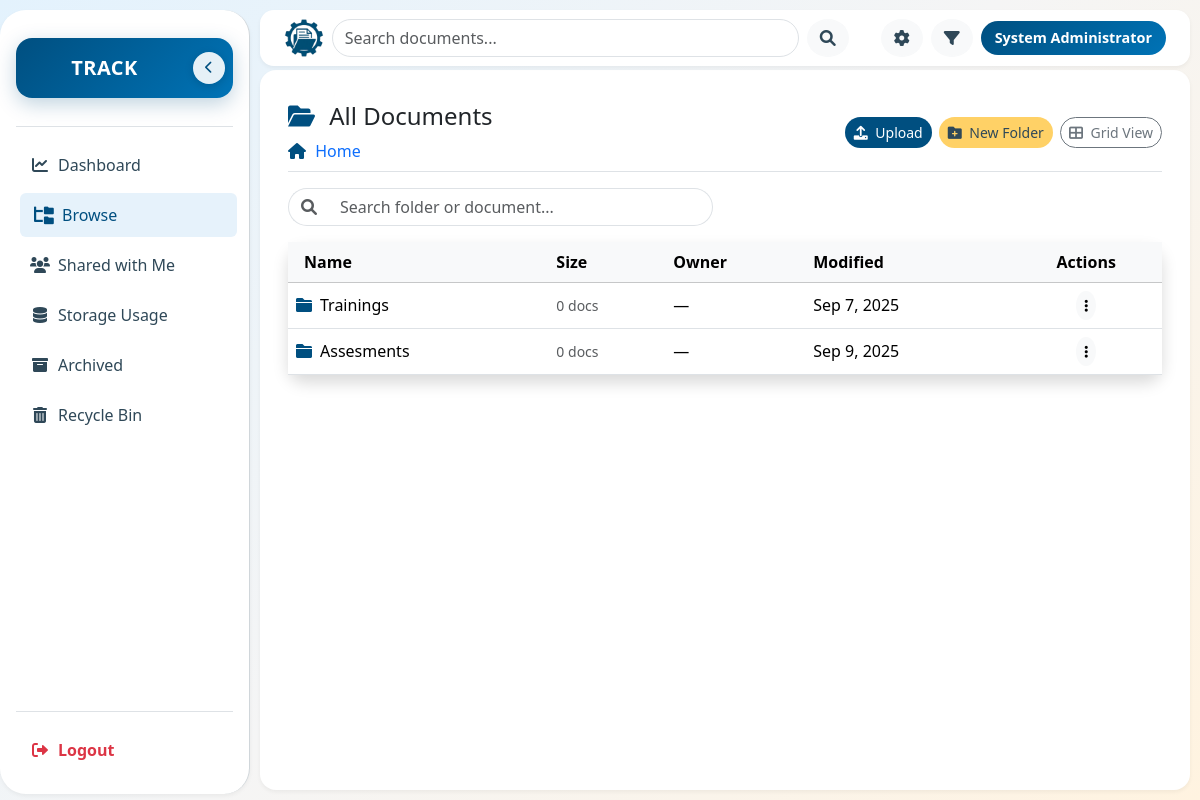
Page /documents/browse.php (signed in) on the committed database.
### tables this page shows
CREATE TABLE `folders` (
  `id` int(11) NOT NULL,
  `name` varchar(255) NOT NULL,
  `description` text DEFAULT NULL,
  `color` varchar(20) DEFAULT '#007bff',
  `parent_id` int(11) DEFAULT NULL,
  `level` int(11) DEFAULT 0,
  `sort_order` int(11) DEFAULT 0,
  `created_by` int(11) DEFAULT NULL,
  `created_at` datetime DEFAULT current_timestamp()
);

### api/api_browse.php (called while the page is built, shortened)
<?php
require_once '../includes/auth_check.php';
$current_folder_id = $_GET['folder'] ?? null;
$current_folder = null;
$subfolders = $db->query("
    SELECT f.*, COUNT(DISTINCT d.id) as document_count,
           (SELECT COUNT(*) FROM folders WHERE parent_id = f.id) as subfolder_count
    FROM folders f
    LEFT JOIN documents d ON f.id = d.folder_id AND (d.is_deleted IS NULL OR d.is_deleted = 0)
    WHERE f.parent_id " . ($current_folder_id ? "= " . (int)$current_folder_id : "IS NULL") . "
    GROUP BY f.id
    ORDER BY f.sort_order, f.name
")->fetchAll();
?>

### includes/auth_check.php (called while the page is built, shortened)
<?php
function isAdmin() {
    return isset($_SESSION['user_role']) &&
           in_array($_SESSION['user_role'], ['admin', 'superadmin'], true);
}
?>

### documents/browse.php (the view, shortened to what this page needs)
<?php
include '../api/api_browse.php';
include '../includes/header.php';
$view = $_GET['view'] ?? 'list';
?>
<div class="container-fluid">
    <div class="pt-3 pb-2 mb-3 border-bottom d-flex justify-content-between align-items-center flex-wrap">
        <div>
            <h1 class="h4 mb-0">
                <i class="fas fa-folder-open me-2" style="color: #004F80;"></i>
                <?php echo $current_folder ? htmlspecialchars($current_folder['name']) : 'All Documents'; ?>
            </h1>
            <nav aria-label="breadcrumb" class="mt-2">
                <ol class="breadcrumb mb-0">
                    <li class="breadcrumb-item">
                        <a href="browse.php" style="text-decoration:none;">
                            <i class="fas fa-home" style="color:#004F80;margin-right:5px;"></i> Home
                        </a>
                    </li>
                </ol>
            </nav>
        </div>
        <div class="btn-toolbar gap-2">
            <div class="btn-group">
                <button class="btn btn-sm rounded-pill me-2" style="background-color:#004F80;color:white;" data-bs-toggle="modal" data-bs-target="#uploadModal">
                    <i class="fas fa-upload me-1"></i> Upload
                </button>
                <?php if (isAdmin()): ?>
                    <button class="btn btn-sm rounded-pill me-2" style="background-color:#FFD166;color:#2F4858;" data-bs-toggle="modal" data-bs-target="#createFolderModal">
                        <i class="fas fa-folder-plus me-1"></i> New Folder
                    </button>
                <?php endif; ?>
                <button id="toggleViewBtn" class="btn btn-sm btn-outline-secondary rounded-pill">
                </button>
            </div>
        </div>
    </div>
    <div class="row mb-3">
        <div class="col-md-6">
            <div class="input-group">
                <span class="input-group-text bg-white border-end-0 rounded-start-pill">
                    <i class="fas fa-search text-muted"></i>
                </span>
                <input type="text" id="folderSearch" class="form-control border-start-0 rounded-end-pill" placeholder="Search folder or document...">
            </div>
        </div>
    </div>
    <div id="listView" class="<?php echo $view === 'grid' ? 'd-none' : ''; ?>">
        <?php if (!empty($subfolders) || !empty($documents)): ?>
            <div class="mt-3 shadow rounded-4 border-0">
                <table class="table table-hover align-middle mb-0">
                    <thead class="table-light">
                        <tr>
                            <th class="ps-3">Name</th>
                            <th>Size</th>
                            <th>Owner</th>
                            <th>Modified</th>
                            <th class="text-center">Actions</th>
                        </tr>
                    </thead>
                    <tbody>
                        <?php foreach ($subfolders as $folder): ?>
                            <tr ondblclick="window.location.href='browse.php?folder=<?= $folder['id'] ?>'" style="cursor:pointer;">
                                <td><i class="fas fa-folder me-2" style="color:<?= $folder['color'] ?>"></i><?= htmlspecialchars($folder['name']) ?></td>
                                <td><small class="text-muted"><?= ($folder['document_count'] ?? 0) ?> docs</small></td>
                                <td><?= htmlspecialchars($folder['owner'] ?? '—') ?></td>
                                <td><?= date('M j, Y', strtotime($folder['created_at'])) ?></td>
                                <td class="text-center">
                                <?php if (isAdmin()): ?>
                                    <div class="dropdown">
                                        <button class="btn btn-light btn-sm rounded-circle" type="button" data-bs-toggle="dropdown" style="border:none;">
                                            <i class="fas fa-ellipsis-v"></i>
                                        </button>
                                    </div>
                                <?php endif; ?>
                            </td>
                        </tr>
                        <?php endforeach; ?>
                    </tbody>
                </table>
            </div>
        <?php endif; ?>
    </div>
</div>

### assets/css/header.css (style rules this page uses)
:root { --primary-color: #004F80; --secondary-color: #2AB7CA; --dark-color: #2F4858; --light-color: #F4F6F8; --white: #FFFFFF; --border-color: #D0D6DA; --hover-color: #E6F2F8; --shadow: 0 2px 4px rgba(0,0,0,0.05); --shadow-lg: 0 4px 12px rgba(0,0,0,0.1); --gradient-primary: linear-gradient(135deg, #004F80 0%, #0073b6 100%); }
* { margin: 0; padding: 0; box-sizing: border-box; }
html, body { height: 100%; margin: 0; font-family: "Segoe UI", Roboto, Arial, sans-serif; background: linear-gradient(135deg, #e3f2fd 0%, #f5f5f5 50%, #fff3e0 100%); color: #1a2332; overflow-x: hidden; }
.btn-light { border: 1px solid var(--border-color); transition: all 0.3s ease; }
body { position: relative; }

### rows in the picture
folders: name "Trainings", document_count "0", owner "—", created_at "Sep 7, 2025"
folders: name "Assesments", document_count "0", owner "—", created_at "Sep 9, 2025"

### other values in the picture
$username_display "System Administrator"
